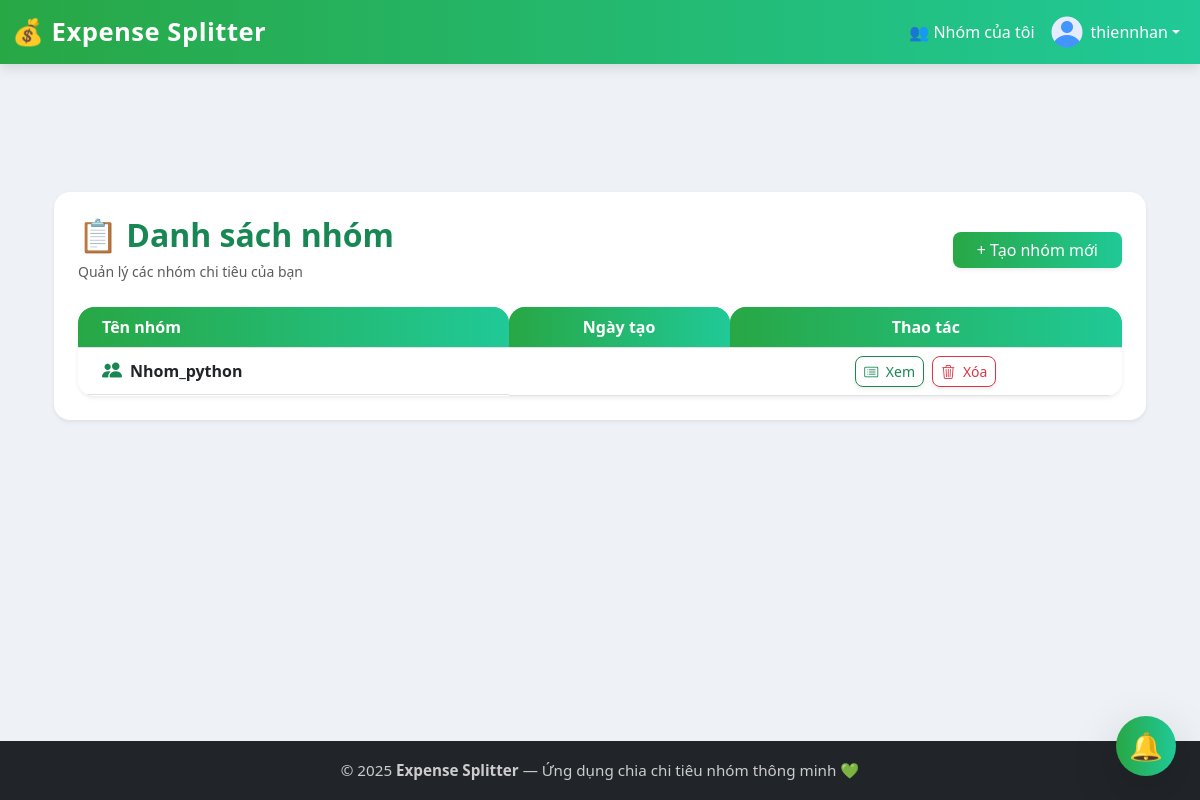
Before: /groups/list (signed in) with the older database file.
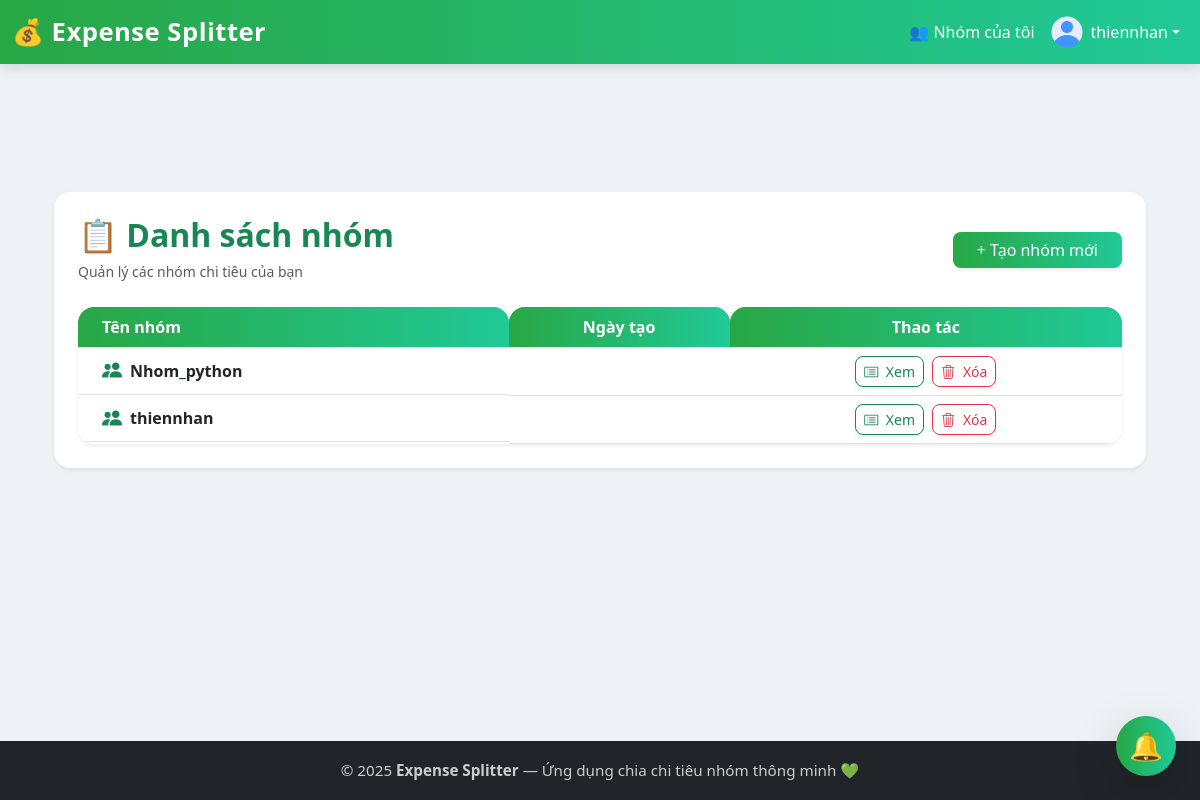
After: the same page with the newer database file.
### app/models.py (models this page shows, shortened)
class User(UserMixin, db.Model):
    __tablename__ = 'user'
    id = db.Column(db.Integer, primary_key=True)
    username = db.Column(db.String(64), unique=True, nullable=False)
    email = db.Column(db.String(120), unique=True, nullable=False)
    password_hash = db.Column(db.String(128))
    avatar = db.Column(db.String(255), nullable=True)
    created_groups = db.relationship('Group', backref='creator', lazy=True)
    expenses = db.relationship('Expense', foreign_keys='Expense.user_id', backref='payer', lazy=True)
    created_expenses = db.relationship('Expense', foreign_keys='Expense.created_by', backref='creator_user', lazy=True)
    notifications = db.relationship('Notification', backref='recipient', lazy=True)
    sent_messages = db.relationship('Message', foreign_keys='Message.sender_id', backref='sender', lazy=True)
    received_messages = db.relationship('Message', foreign_keys='Message.receiver_id', backref='receiver', lazy=True)

class Group(db.Model):
    id = db.Column(db.Integer, primary_key=True)
    name = db.Column(db.String(255), nullable=False)
    creator_id = db.Column(db.Integer, db.ForeignKey('user.id'), nullable=False)
    limit_amount = db.Column(db.Float, default=0.0)
    members = db.relationship('User', secondary=GroupMember, backref=db.backref('groups', lazy='dynamic'))
    expenses = db.relationship('Expense', backref='group', lazy=True, cascade="all, delete-orphan")

### app/groups/routes.py (the view)
@bp.route('/list')
@login_required
def group_list():
    groups = Group.query.filter(
        (Group.creator_id == current_user.id) | (Group.members.any(id=current_user.id))
    ).all()
    return render_template('groups.html', groups=groups)

### app/models.py (called while the page is built)
@login.user_loader
def load_user(id):
    return User.query.get(int(id))

### app/groups/templates/groups.html
{% extends "base.html" %}
{% block content %}
<div class="container my-5">
  <div class="card shadow-sm border-0 rounded-4 p-4">
    <div class="d-flex justify-content-between align-items-center mb-4">
      <div>
        <h2 class="fw-bold text-success mb-1">📋 Danh sách nhóm</h2>
        <small class="text-muted">Quản lý các nhóm chi tiêu của bạn</small>
      </div>
      <a href="{{ url_for('groups.group_new') }}" class="btn btn-success shadow-sm rounded-3 px-4">
        + Tạo nhóm mới
      </a>
    </div>
    {% if groups %}
    <div class="table-responsive rounded-4 overflow-hidden shadow-sm">
      <table class="table align-middle text-center mb-0">
        <thead class="text-white" style="background: linear-gradient(90deg, #4caf50, #81c784);">
          <tr>
            <th scope="col" class="ps-4 text-start">Tên nhóm</th>
            <th scope="col">Ngày tạo</th>
            <th scope="col">Thao tác</th>
          </tr>
        </thead>
        <tbody>
          {% for group in groups %}
          <tr class="align-middle" style="transition: transform 0.2s;"
              onmouseover="this.style.transform='scale(1.02)'" onmouseout="this.style.transform='scale(1)'">
            <td class="fw-semibold ps-4 text-start d-flex align-items-center">
              <i class="bi bi-people-fill text-success me-2 fs-5"></i>
              <a href="{{ url_for('expenses.expense_list', group_id=group.id) }}" class="text-decoration-none text-dark">
                {{ group.name }}
              </a>
            </td>
            <td>{{ group.created_at.strftime('%d/%m/%Y') if group.created_at else '' }}</td>
            <td>
              <a href="{{ url_for('expenses.expense_list', group_id=group.id) }}" class="btn btn-outline-success btn-sm rounded-3 me-1 shadow-sm">
                <i class="bi bi-card-list me-1"></i> Xem
              </a>
              <form action="{{ url_for('groups.delete_group', group_id=group.id) }}" method="POST" style="display:inline;">
                <button type="submit" class="btn btn-outline-danger btn-sm rounded-3 shadow-sm"
                        onclick="return confirm('Bạn có chắc muốn xóa nhóm này không?');">
                  <i class="bi bi-trash3 me-1"></i> Xóa
                </button>
              </form>
            </td>
          </tr>
          {% endfor %}
        </tbody>
      </table>
    </div>
    {% else %}
    <div class="text-center py-5">
      <i class="bi bi-emoji-frown display-1 text-muted mb-3"></i>
      <p class="text-muted mb-3">Chưa có nhóm nào. Hãy tạo nhóm mới!</p>
    </div>
    {% endif %}
  </div>
</div>
<link rel="stylesheet" href="https://cdn.jsdelivr.net/npm/bootstrap-icons@1.11.1/font/bootstrap-icons.css">
{% endblock %}

### app/templates/base.html (shortened to what this page needs)
<!DOCTYPE html>
<html lang="vi">
<head>
  <link href="https://cdn.jsdelivr.net/npm/bootstrap@5.3.3/dist/css/bootstrap.min.css" rel="stylesheet">
  <link rel="stylesheet" href="https://cdn.jsdelivr.net/npm/bootstrap-icons@1.11.1/font/bootstrap-icons.css">
</head>
<body>
<div id="notif-icon" class="position-fixed bottom-0 end-0 mb-4 me-4" style="z-index: 99999;">
  <button id="notifBtn" class="btn btn-success rounded-circle shadow-lg" style="width:60px; height:60px; position: relative; z-index: 100000;">🔔</button>
</div>
<nav class="navbar navbar-expand-lg navbar-dark">
  <div class="container-fluid">
    <a class="navbar-brand fw-bold" href="{{ url_for('index') }}">💰 Expense Splitter</a>
    <div class="collapse navbar-collapse" id="navbarNav">
      <ul class="navbar-nav ms-auto align-items-center">
        {% if current_user.is_authenticated %}
          <li class="nav-item">
            <a class="nav-link text-white" href="{{ url_for('groups.group_list') }}">👥 Nhóm của tôi</a>
          </li>
          <li class="nav-item dropdown">
            <a class="nav-link dropdown-toggle d-flex align-items-center text-white" href="#" id="userMenu" role="button" data-bs-toggle="dropdown">
              <img src="{{ url_for('static', filename='images/default-avatar.png') if not current_user.avatar else url_for('static', filename=current_user.avatar) }}"
                   alt="avatar" class="rounded-circle me-2" width="32" height="32" style="object-fit:cover;">
              {{ current_user.username }}
            </a>
          </li>
        {% else %}
          <li class="nav-item"><a class="nav-link text-white" href="{{ url_for('auth.login') }}">Đăng nhập</a></li>
          <li class="nav-item"><a class="nav-link text-white" href="{{ url_for('auth.register') }}">Đăng ký</a></li>
        {% endif %}
      </ul>
    </div>
  </div>
</nav>
<main class="container my-5">
    {% block content %}{% endblock %}
</main>
<footer>
  <div class="container">
    <p class="mb-0">© 2025 <strong>Expense Splitter</strong> — Ứng dụng chia chi tiêu nhóm thông minh 💚</p>
  </div>
</footer>
</body>
</html>

### app/templates/base.html (style rules this page uses)
html, body { height: 100%; margin: 0; display: flex; flex-direction: column; background: #eef2f7; font-family: 'Poppins', 'Segoe UI', Tahoma, Geneva, Verdana, sans-serif; }
.navbar { background: linear-gradient(90deg, #28a745, #20c997); box-shadow: 0 4px 12px rgba(0,0,0,0.12); }
.navbar-brand { font-weight: 700; font-size: 1.6rem; letter-spacing: 0.5px; }
.nav-link { transition: all 0.2s; }
.card { border-radius: 1rem; box-shadow: 0 6px 20px rgba(0,0,0,0.05); transition: transform 0.2s, box-shadow 0.2s; }
#notif-icon button { font-size: 1.7rem; transition: transform 0.25s, box-shadow 0.25s; }
main { flex: 1; padding-top: 2rem; padding-bottom: 2rem; }
footer { background-color: #212529; color: #ccc; padding: 18px 0; text-align: center; font-size: 0.95rem; }
.table th { background: linear-gradient(90deg, #28a745, #20c997); color: #fff; border-top-left-radius: 1rem; border-top-right-radius: 1rem; }
.btn-success { background: linear-gradient(90deg, #28a745, #20c997); border: none; transition: all 0.2s; }

Changed rows visible on the page:
added Group: name "thiennhan"
